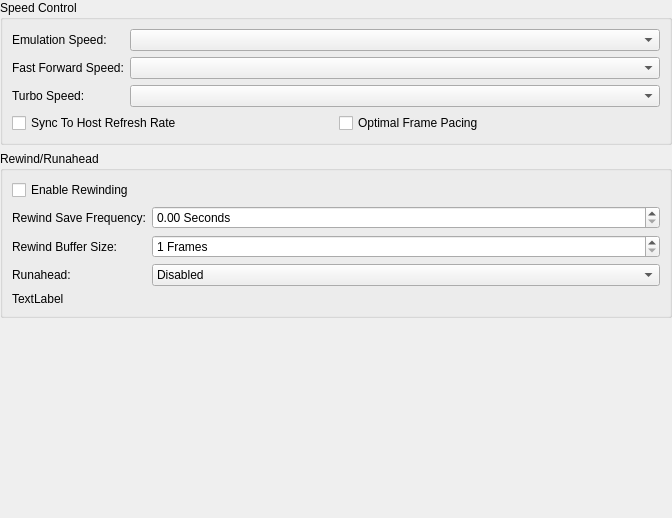
<?xml version="1.0" encoding="UTF-8"?>
<ui version="4.0">
 <class>EmulationSettingsWidget</class>
 <widget class="QWidget" name="EmulationSettingsWidget">
  <property name="geometry">
   <rect>
    <x>0</x>
    <y>0</y>
    <width>672</width>
    <height>518</height>
   </rect>
  </property>
  <property name="windowTitle">
   <string>Form</string>
  </property>
  <layout class="QVBoxLayout" name="verticalLayout">
   <property name="leftMargin">
    <number>0</number>
   </property>
   <property name="topMargin">
    <number>0</number>
   </property>
   <property name="rightMargin">
    <number>0</number>
   </property>
   <property name="bottomMargin">
    <number>0</number>
   </property>
   <item>
    <widget class="QGroupBox" name="groupBox_5">
     <property name="title">
      <string>Speed Control</string>
     </property>
     <layout class="QFormLayout" name="formLayout_2">
      <item row="0" column="0">
       <widget class="QLabel" name="label_4">
        <property name="text">
         <string>Emulation Speed:</string>
        </property>
       </widget>
      </item>
      <item row="0" column="1">
       <widget class="QComboBox" name="emulationSpeed"/>
      </item>
      <item row="1" column="0">
       <widget class="QLabel" name="label_5">
        <property name="text">
         <string>Fast Forward Speed:</string>
        </property>
       </widget>
      </item>
      <item row="1" column="1">
       <widget class="QComboBox" name="fastForwardSpeed"/>
      </item>
      <item row="2" column="0">
       <widget class="QLabel" name="label_6">
        <property name="text">
         <string>Turbo Speed:</string>
        </property>
       </widget>
      </item>
      <item row="2" column="1">
       <widget class="QComboBox" name="turboSpeed"/>
      </item>
      <item row="3" column="0" colspan="2">
       <layout class="QGridLayout" name="gridLayout">
        <item row="1" column="1">
         <widget class="QCheckBox" name="syncToHostRefreshRate">
          <property name="text">
           <string>Sync To Host Refresh Rate</string>
          </property>
         </widget>
        </item>
        <item row="1" column="2">
         <widget class="QCheckBox" name="displayAllFrames">
          <property name="text">
           <string>Optimal Frame Pacing</string>
          </property>
         </widget>
        </item>
       </layout>
      </item>
     </layout>
    </widget>
   </item>
   <item>
    <widget class="QGroupBox" name="groupBox">
     <property name="title">
      <string>Rewind/Runahead</string>
     </property>
     <layout class="QFormLayout" name="formLayout">
      <item row="0" column="0" colspan="2">
       <widget class="QCheckBox" name="rewindEnable">
        <property name="text">
         <string>Enable Rewinding</string>
        </property>
       </widget>
      </item>
      <item row="1" column="0">
       <widget class="QLabel" name="label_2">
        <property name="text">
         <string>Rewind Save Frequency:</string>
        </property>
       </widget>
      </item>
      <item row="1" column="1">
       <widget class="QDoubleSpinBox" name="rewindSaveFrequency">
        <property name="suffix">
         <string> Seconds</string>
        </property>
        <property name="maximum">
         <double>3600.000000000000000</double>
        </property>
        <property name="singleStep">
         <double>0.100000000000000</double>
        </property>
       </widget>
      </item>
      <item row="2" column="0">
       <widget class="QLabel" name="label">
        <property name="text">
         <string>Rewind Buffer Size:</string>
        </property>
       </widget>
      </item>
      <item row="2" column="1">
       <widget class="QSpinBox" name="rewindSaveSlots">
        <property name="suffix">
         <string> Frames</string>
        </property>
        <property name="minimum">
         <number>1</number>
        </property>
        <property name="maximum">
         <number>10000</number>
        </property>
       </widget>
      </item>
      <item row="3" column="0">
       <widget class="QLabel" name="label_3">
        <property name="text">
         <string>Runahead:</string>
        </property>
       </widget>
      </item>
      <item row="3" column="1">
       <widget class="QComboBox" name="runaheadFrames">
        <item>
         <property name="text">
          <string>Disabled</string>
         </property>
        </item>
        <item>
         <property name="text">
          <string>1 Frame</string>
         </property>
        </item>
        <item>
         <property name="text">
          <string>2 Frames</string>
         </property>
        </item>
        <item>
         <property name="text">
          <string>3 Frames</string>
         </property>
        </item>
        <item>
         <property name="text">
          <string>4 Frames</string>
         </property>
        </item>
        <item>
         <property name="text">
          <string>5 Frames</string>
         </property>
        </item>
        <item>
         <property name="text">
          <string>6 Frames</string>
         </property>
        </item>
        <item>
         <property name="text">
          <string>7 Frames</string>
         </property>
        </item>
        <item>
         <property name="text">
          <string>8 Frames</string>
         </property>
        </item>
        <item>
         <property name="text">
          <string>9 Frames</string>
         </property>
        </item>
        <item>
         <property name="text">
          <string>10 Frames</string>
         </property>
        </item>
       </widget>
      </item>
      <item row="4" column="0" colspan="2">
       <widget class="QLabel" name="rewindSummary">
        <property name="text">
         <string>TextLabel</string>
        </property>
        <property name="wordWrap">
         <bool>true</bool>
        </property>
       </widget>
      </item>
     </layout>
    </widget>
   </item>
   <item>
    <spacer name="verticalSpacer">
     <property name="orientation">
      <enum>Qt::Vertical</enum>
     </property>
     <property name="sizeHint" stdset="0">
      <size>
       <width>20</width>
       <height>40</height>
      </size>
     </property>
    </spacer>
   </item>
  </layout>
 </widget>
 <resources>
  <include location="resources/resources.qrc"/>
 </resources>
 <connections/>
</ui>
